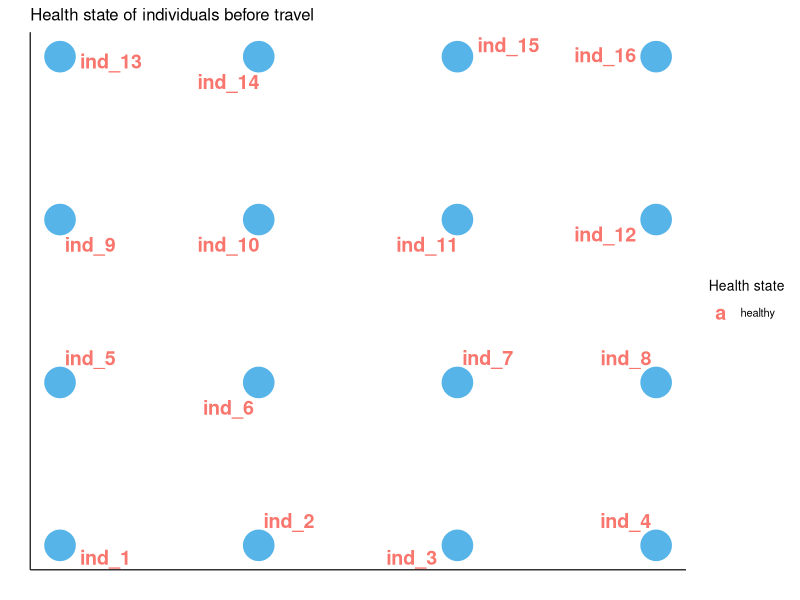
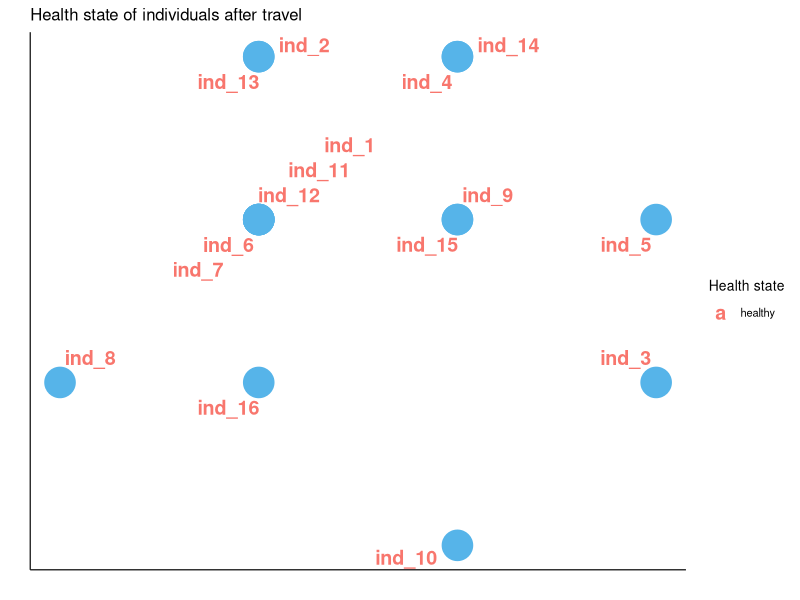
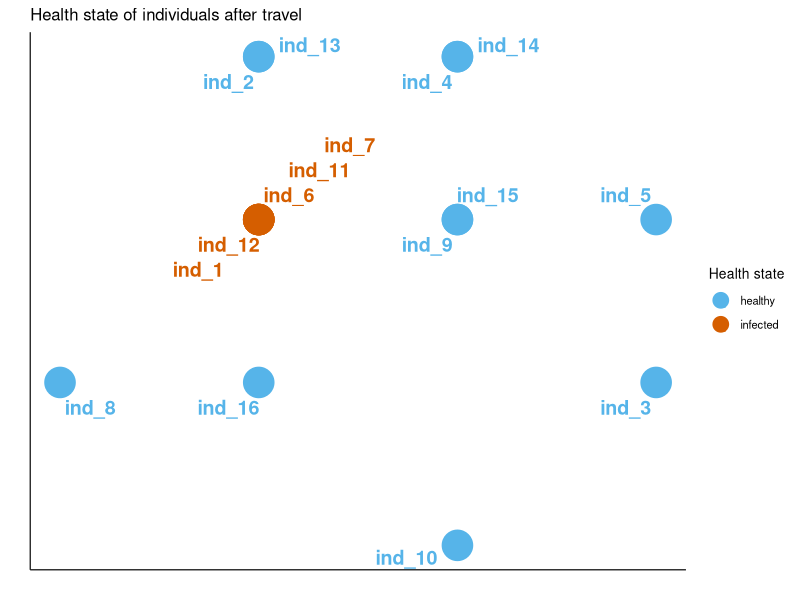
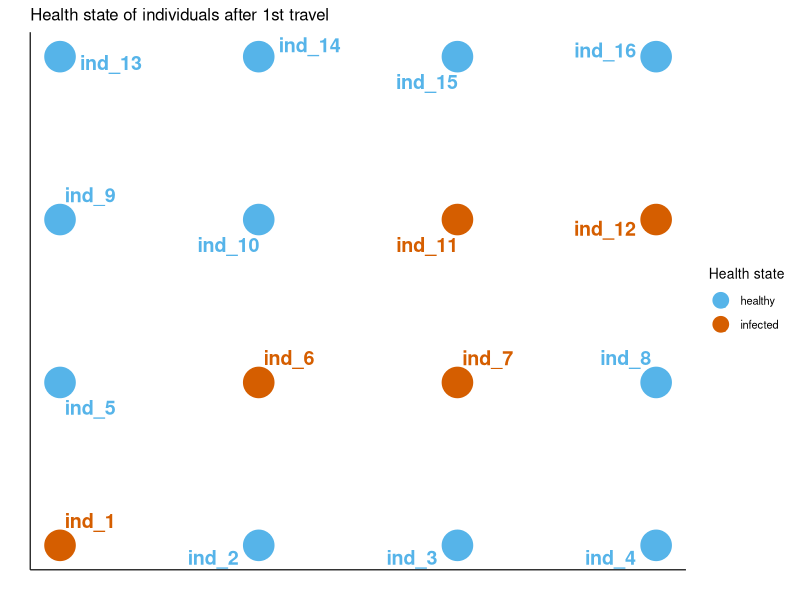

Write R code to recreate these figures, in order.
## ---- chunk 1
knitr::opts_chunk$set(echo = TRUE)
.libPaths("/Users/tili/miniconda3/envs/OOP_project/lib/R/library")
## ---- chunk 2
library(R6)
Individual <- R6Class("Individual", 
                  public = list(
                    initialize = function(id = NA,
                                          x = NA,
                                          y = NA,
                                          age = 0, 
                                          susceptibility = 'normal', 
                                          state = 'healthy', 
                                          type = 'normal', 
                                          iter = 0) {
                      tmp <- paste(sample(c(letters, 0:9), 16, replace=TRUE), collapse="")
                      n <- seq(1, nc <- nchar(tmp), by = 4) 
                      private$id <- paste(substring(tmp, n, c(n[-1]-1, nc)), collapse = "-")
                      private$x <- x
                      private$y <- y
                      private$age <- age
                      private$susceptibility <- susceptibility
                      private$state <- state
                      private$type <- type
                      private$iter <- iter
                    },
                    print = function(...) {
                      cat("Individual" , private$id, "at (", private$x, ",", private$y, "): \n")
                      cat("  age: ", private$age, "\n", sep = "")
                      cat("  type:  ", private$type, "\n", sep = "")
                      cat("  current status:  ", private$state, "\n", sep = "")
                      cat("  iter with current status: ", private$iter, "\n", sep = "")
                    },
                    setAge = function(age = NA) {
                      private$age <- age
                    },
                    get_coord = function() {
                       c(private$x, private$y) 
                    },
                    move_x = function(x = NA) {
                      private$x <- x 
                    },
                    move_y = function(y = NA) {
                      private$y <- y 
                    },
                    move = function(x = NA, y = NA) {
                      private$x <- x 
                      private$y <- y
                    },
                    get_x = function() {
                      private$x 
                    },
                    get_y = function() {
                      private$y 
                    },
                    set_state = function(state = NA) {
                      private$state <- state
                    },
                    get_state = function() {
                      private$state 
                    },
                    get_type = function() {
                      private$type 
                    },
                    set_type = function(type = NA) {
                      private$type <- type
                    }
                  ),
                  private = list(
                    id = NA,
                    age = NA,
                    x = NA,
                    y = NA,
                    susceptibility = 'normal',
                    state = 'healthy',
                    type = 'normal',
                    iter = 0
                  )
)
ind <- Individual$new(age = sample(1:100, replace = T, size = 1),
  x = sample(1:4, replace = F, size = 1),
  y = sample(1:4, replace = F, size = 1))

ind$set_state("infected")
ind
## ---- chunk 3
library(tidyverse)
world <- matrix(data = NA, ncol = 4, nrow = 4) %>% 
  as.list()

neighbor <- matrix(ncol = 4, nrow = 4) %>% 
  as.data.frame()

index2coords <- function(i, neighbor) {
  y <- ceiling(i / ncol(neighbor))
  x <- i - ((y-1) * ncol(neighbor))
  print(paste0("ind_", i," ", "x = ", x, " ", "y = ", y))
  neighbor[x, y] <- paste0("ind_",i)
  return(neighbor)
}

# coords2index
coords2index <- function(x, y, neighbor) {
  index <- ((y - 1) * ncol(neighbor)) + x
  return(index)
}

coordin <- matrix(ncol = 4, nrow = 16) %>% 
  as.data.frame() %>% 
  "colnames<-" (c("individual", "x", "y", "state"))

for (i in 1:16) {
  ind_i <- Individual$new(
  age = sample(1:100, replace = T, size = 1)
  )
  neighbor <- index2coords(i, neighbor)
  print(ind_i)
  y <- ceiling(i / ncol(neighbor))
  x <- i - ((y-1) * ncol(neighbor))
  ind_i$move(x,y)
  coordin[i, 1] <- paste0("ind_", i)
  coordin[i, 2] <- x
  coordin[i, 3] <- y
  coordin[i, 4] <- ind_i$get_state()
  world[[i]] <- ind_i
}

## ---- chunk 4
theme <- theme(text=element_text(size=10),
               axis.text.x=element_blank(),
               axis.text.y=element_blank(),
               axis.ticks=element_blank(),
               strip.background = element_rect(colour=NA, fill=NA),
               plot.background = element_blank(),
               panel.grid.major = element_blank(),
               panel.grid.minor = element_blank(),
               panel.border = element_blank(),
               axis.line.x = element_line(size=0.4),
               axis.line.y = element_line(size=0.4),
               panel.background = element_blank())

library(ggplot2)
library(ggrepel)

ggplot(coordin, aes(x = x, y = y, col = state, label = individual)) + geom_point(size = 10, col = "#56B4E9") +
  ggrepel::geom_text_repel(data = coordin, aes(label = individual), size = 5, point.padding = 15, min.segment.length = 0,
                           fontface = "bold", show.legend = T) +
  theme + xlab("") + ylab("") + ggtitle("Health state of individuals before travel") +
  guides(colour = guide_legend(title = "Health state", override.aes = list(size = 5)))

t(neighbor)[nrow(neighbor):1,]

## ---- chunk 5

world_new <- matrix(data = NA, ncol = 4, nrow = 4) %>% 
  as.list()

coordin_new <- coordin

for (i in 1:16) {
  coordin_new[i, 2] <- sample(1:4, replace = F, size = 1)
  coordin_new[i, 3] <- sample(1:4, replace = F, size = 1)
}

ggplot(coordin_new, aes(x = x, y = y, col = state, label = individual)) + geom_point(size = 10, col = "#56B4E9") +
  ggrepel::geom_text_repel(data = coordin_new, aes(label = individual), size = 5, point.padding = 15, min.segment.length = 0,
                           fontface = "bold", show.legend = T) +
  theme + xlab("") + ylab("") + ggtitle("Health state of individuals after travel") +
  guides(colour = guide_legend(title = "Health state", override.aes = list(size = 5)))

world_new <- world

for (i in 1:16) {
  x <- coordin_new[i, 2]
  y <- coordin_new[i, 3]
  print(paste0("ind_", i, " ", "x = ", x, " ", "y = ", y))
  world_new[[i]]$move(x,y)
}

world_new[[1]]$set_type("infected")
## ---- chunk 6
library(stringi)
coordin_infect <- coordin_new
for(i in 1:16) {
     if (world_new[[i]]$get_type() == "infected") {
        if(coordin_new[[i, 2]] %in% coordin_new$x) {
          subset <- coordin_new %>% filter(coordin_new[[i, 2]] == coordin_new$x)  
          subset <- subset %>% filter(coordin_new[[i, 3]] == subset$y)
        }
        infection <- str_sub(subset$individual, start = 5) %>% as.numeric()
        for (j in infection) {
          world_new[[j]]$set_state("infected")
          world_new[[j]]$set_type("infected") 
        }
        coordin_infect[i, 4] <- world_new[[i]]$get_state()
    } 
}

ggplot(coordin_infect, aes(x = x, y = y, col = state, label = individual)) + geom_point(size = 10) +
  scale_color_manual(values = c("#56B4E9","#D55E00")) + 
  ggrepel::geom_text_repel(data = coordin_infect, aes(label = individual), size = 5, point.padding = 15, min.segment.length = 0,
                           fontface = "bold", show.legend = T) +
  theme + xlab("") + ylab("") + ggtitle("Health state of individuals after travel") +
  guides(colour = guide_legend(title = "Health state", override.aes = list(size = 5)))

## ---- chunk 7
infected <- 0
for (i in 1:16) {
    if (world_new[[i]]$get_state() == "infected") {
      infected <- infected + 1  
    } else {
      infected <- infected
    }
}
print(paste0("Infected number after travel:", " ", infected))
## ---- chunk 8
coordin2 <- coordin_infect 
coordin2$x <- coordin$x
coordin2$y <- coordin$y

ggplot(coordin2, aes(x = x, y = y, col = state, label = individual)) + geom_point(size = 10) +
  scale_color_manual(values = c("#56B4E9","#D55E00")) + 
  ggrepel::geom_text_repel(data = coordin2, aes(label = individual), size = 5, point.padding = 15, min.segment.length = 0,
                           fontface = "bold", show.legend = T) +
  theme + xlab("") + ylab("") + ggtitle("Health state of individuals after 1st travel") +
  guides(colour = guide_legend(title = "Health state", override.aes = list(size = 5)))
